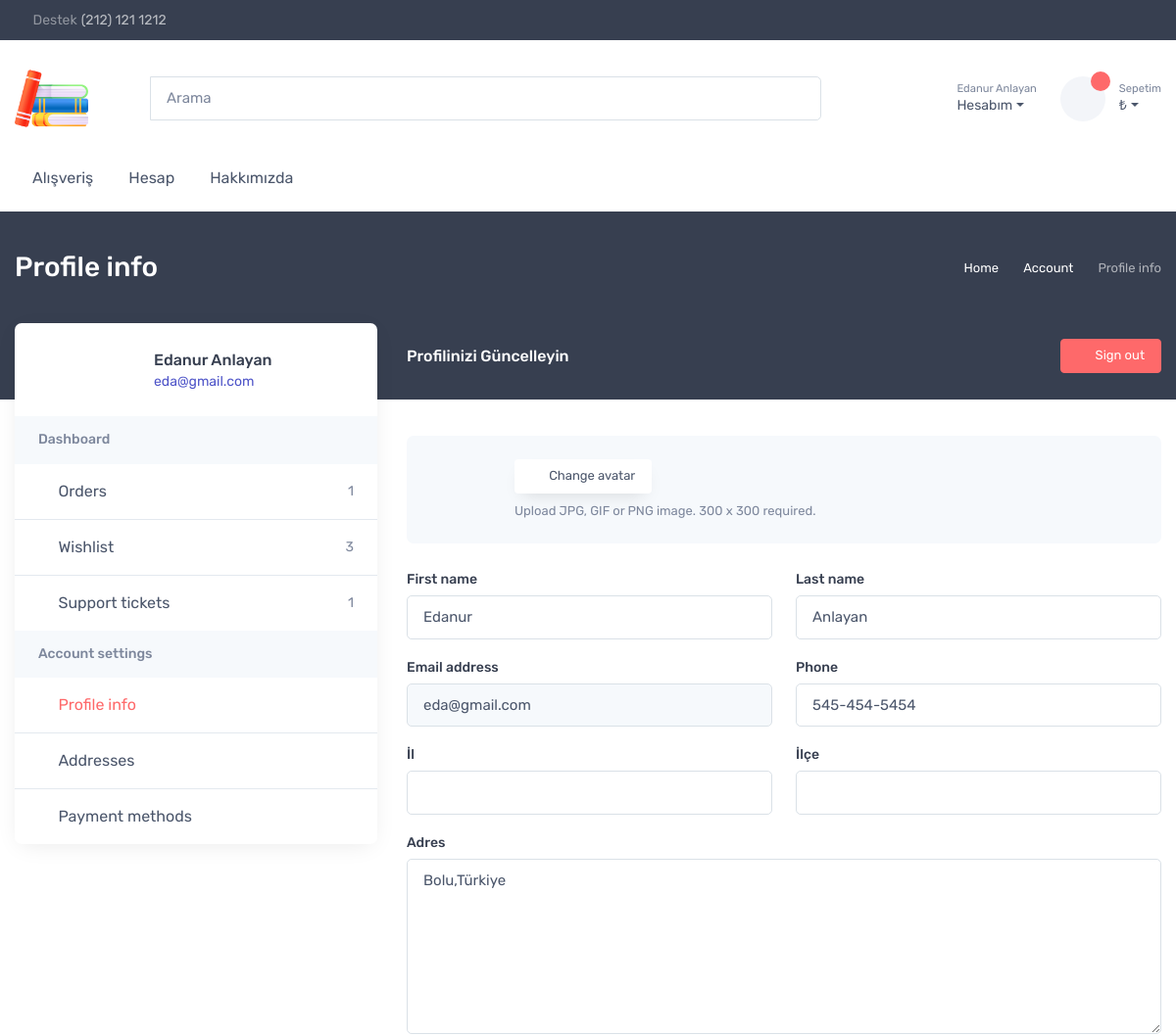
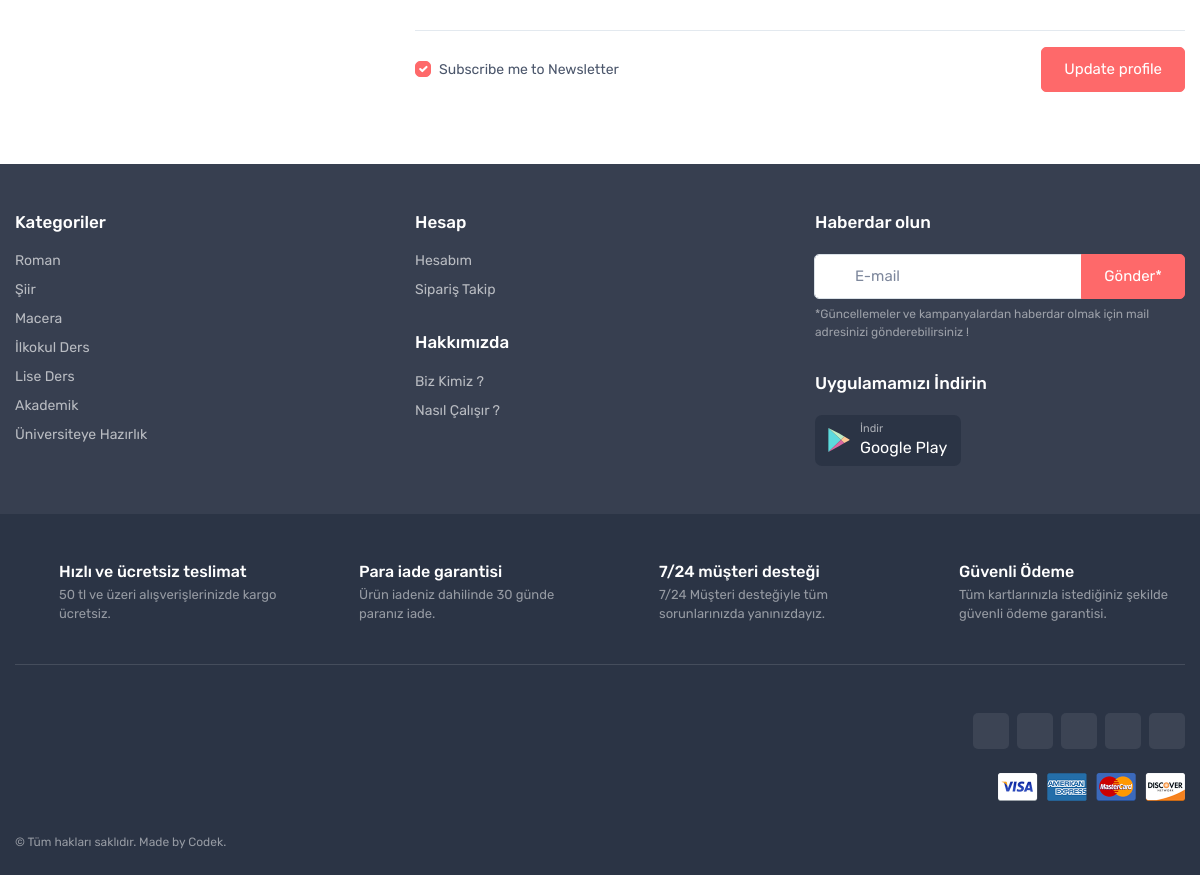
The app's page /kullanici/profile/ (signed in) with its own data (2 pictures, top to bottom).
### kullanici/models.py (models this page shows, shortened)
class User(AbstractUser):
    first_name = models.CharField(_('first name'), max_length=150, blank=True,validators=[name_validator])
    last_name = models.CharField(_('last name'), max_length=150, blank=True,validators=[name_validator])
    email = models.EmailField(_('email address'), blank=True,validators=[email_validator],unique=True)
    password = models.CharField(_('password'), max_length=128,validators=[pass_validator])
    adres = models.TextField(max_length=500, blank=False)
    il = models.CharField(max_length=40, blank=False,validators=[])
    ilce = models.CharField(max_length=40, blank=False,validators=[])
    phone = models.CharField( max_length=12,validators=[phone_validator],unique=True)

### kullanici/views.py (the view, shortened to what this page needs)
# urls.py: path("profile/",ProfileView,name="profile"),
@login_required(login_url=reverse_lazy('login'))
def ProfileView(request):
    if request.method == "GET":#update view
        user = User.objects.get(username=request.user.username)
        print("PROFİL IMAGE",user.profile.image)
        initial = {'first_name': user.first_name, 'last_name': user.last_name,
                   'email': user.email, 'phone': user.phone,'il':user.il.replace("i","İ").upper(),'ilce':user.ilce.replace("i","İ").upper(),'adres':user.adres,'resim':user.profile.image}
        form = ProfilUpdateForm(initial=initial)
        print("Burada")
        return render(request, "kullanici/profile/profile.html", {'form': form})

### kullanici/forms.py
class ProfilUpdateForm(forms.ModelForm):
    il = IlIlceChoiceField(label="İl")
    ilce = IlIlceChoiceField(label="İlçe",widget=forms.Select())
    resim = forms.ImageField()
    class Meta:
        model = User
        fields = ['resim','first_name','last_name','email','phone','il','ilce','adres']
    def __init__(self,*args,**kwargs):
        super(ProfilUpdateForm, self).__init__(*args,**kwargs)
        for field in self.fields:
            self.fields[field].widget.attrs = {'class':'form-control'}
        self.fields["resim"].required = False
        self.fields["first_name"].widget.attrs["placeholder"] = "Adınız"
        self.fields["last_name"].widget.attrs["placeholder"] = "Soyadınız"
        self.fields["email"].widget.attrs["readonly"] = True
        self.fields["phone"].widget.attrs["placeholder"] = "(5__)-___-____"
        self.fields["phone"].widget.attrs["class"] += " input-mask"
        self.fields['adres'].widget.attrs['rows'] = 7

### templates/kullanici/profile/profile.html (shortened to what this page needs)
{% extends 'kullanici/profile/profile_base.html' %}
{% load static %}
{% block profile_body %}
<form xmlns="http://www.w3.org/1999/html" method="POST" action="{% url 'profile' %}" enctype="multipart/form-data">
    {% for field in form %}
   {% if field.name == 'resim' and request.user.profile.image != 'default.jpg' %}
   <div class="bg-secondary rounded-3 p-4 mb-4">
       <div class="d-flex align-items-center">
                <div class="ps-3">
                  <label class="btn btn-light btn-shadow btn-sm mb-2  btn-file">
                  <i class="ci-loading me-2"></i>Change avatar <input type="file" name="resim" id="id_resim" style="display: none;">
                </label>
                  <div class="p mb-0 fs-ms text-muted">Upload JPG, GIF or PNG image. 300 x 300 required.</div>
                </div>
              </div>
            </div>
  <div class="row gx-4 gy-3">
      {% elif field.name == 'adres' %}
      <div class="col-md-12">
                <label class="form-label" for={{ field.id_for_label }}>{{ field.label }}</label>
                {{ field }}
              </div>
{% else %}
              <div class="col-md-6">
                <label class="form-label" for={{ field.id_for_label }}>{{ field.label }}</label>
                {{ field }}
              </div>
              {% endif %}
              {% endfor %}
   </div>
  <br>
              <div class="col-12">
                <hr class="mt-2 mb-3">
                <div class="d-flex flex-wrap justify-content-between align-items-center">
                  <div class="form-check">
                    <input class="form-check-input" type="checkbox" id="subscribe_me" checked>
                    <label class="form-check-label" for="subscribe_me">Subscribe me to Newsletter</label>
                  </div>
                  <input class="btn btn-primary mt-3 mt-sm-0" type="submit" value="Update profile">
                </div>
              </div>
            </div>
{% endblock %}

### templates/kullanici/profile/profile_base.html (shortened to what this page needs)
 {% extends 'base/base.html' %}
 {% load static %}
{% block css %}
 <link rel="stylesheet" media="screen" href="{% static 'css/kullanici/profile.css' %}">
 {% endblock %}
 {% block body %}
    <div class="page-title-overlap bg-dark pt-4">
      <div class="container d-lg-flex justify-content-between py-2 py-lg-3">
        <div class="order-lg-2 mb-3 mb-lg-0 pt-lg-2">
          <nav aria-label="breadcrumb">
            <ol class="breadcrumb breadcrumb-light flex-lg-nowrap justify-content-center justify-content-lg-start">
              <li class="breadcrumb-item"><a class="text-nowrap" href="index.html"><i class="ci-home"></i>Home</a></li>
              <li class="breadcrumb-item text-nowrap"><a href="#">Account</a>
              </li>
              <li class="breadcrumb-item text-nowrap active" aria-current="page">{% block profil_navigation %} Profile info {% endblock %}</li>
            </ol>
          </nav>
        </div>
        <div class="order-lg-1 pe-lg-4 text-center text-lg-start">
          <h1 class="h3 text-light mb-0">
            {% block baslik %}
            Profile info {% endblock %}</h1>
        </div>
      </div>
    </div>
    <div class="container pb-5 mb-2 mb-md-4">
      <div class="row">
        <aside class="col-lg-4 pt-4 pt-lg-0 pe-xl-5">
          <div class="bg-white rounded-3 shadow-lg pt-1 mb-5 mb-lg-0">
            <div class="d-md-flex justify-content-between align-items-center text-center text-md-start p-4">
              <div class="d-md-flex align-items-center">
                <div class=" rounded-circle position-relative flex-shrink-0 mx-auto mb-2 mx-md-0 mb-md-0" style="width: 6.375rem;">
                  {% if request.user.profile.image != 'default.jpg' %}
                </div>
                  {% else %}
                  <p class="" id="profileImage" style="background-color:{{ request.user.profile.bg_color }}" ><span class="text text-center">{{ request.user.first_name.0}}{{request.user.last_name.0}}</span></p></div>
                  {% endif %}
                <div class="ps-md-3">
                  <h3 class="fs-base mb-0">{{ request.user.first_name|title }} {{ request.user.last_name|title }}</h3><span class="text-accent fs-sm">{{ request.user.email }}</span>
                </div>
              </div><a class="btn btn-primary d-lg-none mb-2 mt-3 mt-md-0" href="#account-menu" data-bs-toggle="collapse" aria-expanded="false">Account menu</a>
            </div>
            <div class="d-lg-block collapse" id="account-menu">
              <div class="bg-secondary px-4 py-3">
                <h3 class="fs-sm mb-0 text-muted">Dashboard</h3>
              </div>
              {% url 'destek' as destek %}
              {% url 'profile' as profile %}
              <ul class="list-unstyled mb-0">
                <li class="border-bottom mb-0"><a class="nav-link-style d-flex align-items-center px-4 py-3" href="account-orders.html"><i class="ci-bag opacity-60 me-2"></i>Orders<span class="fs-sm text-muted ms-auto">1</span></a></li>
                <li class="border-bottom mb-0"><a class="nav-link-style d-flex align-items-center px-4 py-3" href="account-wishlist.html"><i class="ci-heart opacity-60 me-2"></i>Wishlist<span class="fs-sm text-muted ms-auto">3</span></a></li>
                <li class="mb-0"><a  {% if request.path == destek %} class= "nav-link-style d-flex align-items-center px-4 py-3 active " {% else %} class= "nav-link-style d-flex align-items-center px-4 py-3" {% endif %} href="{% url 'destek' %}"><i class="ci-help opacity-60 me-2"></i>Support tickets<span class="fs-sm text-muted ms-auto">1</span></a></li>
              </ul>
              <div class="bg-secondary px-4 py-3">
                <h3 class="fs-sm mb-0 text-muted">Account settings</h3>
              </div>
              <ul class="list-unstyled mb-0">
                <li class="border-bottom mb-0"><a {% if request.path == profile %} class= "nav-link-style d-flex align-items-center px-4 py-3 active "   {% else %} class= "nav-link-style d-flex align-items-center px-4 py-3 " {% endif %} href="{% url 'profile' %}"><i class="ci-user opacity-60 me-2"></i>Profile info</a></li>
                <li class="border-bottom mb-0"><a class="nav-link-style d-flex align-items-center px-4 py-3" href="account-address.html"><i class="ci-location opacity-60 me-2"></i>Addresses</a></li>
                <li class="mb-0"><a class="nav-link-style d-flex align-items-center px-4 py-3" href="account-payment.html"><i class="ci-card opacity-60 me-2"></i>Payment methods</a></li>
              </ul>
            </div>
          </div>
        </aside>
        <section class="col-lg-8">
          <div class="d-none d-lg-flex justify-content-between align-items-center pt-lg-3 pb-4 pb-lg-5 mb-lg-3">
          {% block ust_icerik %}  <h6 class="fs-base text-light mb-0">{% block sayfa_baslik %} Profilinizi Güncelleyin {% endblock %}</h6>{% endblock %}<a class="btn btn-primary btn-sm" href="{% url 'logout' %}"><i class="ci-sign-out me-2"></i>Sign out</a>
          </div>
              {% block profile_body %}{% endblock %}
      </div>
    </div>
 {% endblock %}

### templates/base/navbar_profil.html (shortened to what this page needs)
{% load static %}
<div class="dropdown">
                    <a class="navbar-tool ms-1 ms-lg-0 me-n1 me-lg-2 " href="{% url 'login' %}" data-bs-toggle="dropdown">
                <div class="navbar-tool-icon-box"><i class="navbar-tool-icon ci-user"></i></div>
                 <div class="navbar-tool-text ms-n3"><small>{% if user.is_authenticated %} {{user.first_name}} {{user.last_name}} {% else %} Giriş Yapın {% endif %} </small>Hesabım</div></a>
                </div>

### static/css/kullanici/profile.css (style rules this page uses)
.btn-file { position: relative; overflow: hidden; }

### records on screen
User: first_name "Edanur", last_name "Anlayan", user.first_name "Edanur", user.last_name "Anlayan", user.email "eda@gmail.com", form "Edanur" "Anlayan" "eda@gmail.com" "545-454-5454", form "Bolu,Türkiye"

### other values on screen
{{ field.label }} "First name" "Last name" "Email address" "Phone" "İl" "İlçe"
{{ field.label }} "Adres"
